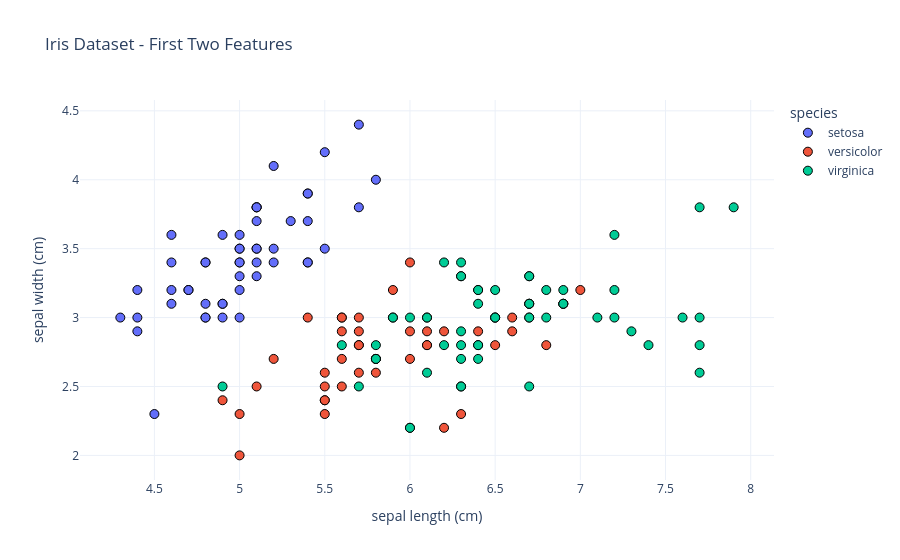

Notebook cell for this chart:
### Markdown cell above
Now that we’ve trained and evaluated a KNN classifier on the Iris dataset, let’s move from raw accuracy metrics to a more visual understanding. By plotting the first two features—**sepal length** and **sepal width**—we can observe how different iris species cluster, and how KNN relies on these dimensions for classification.

### Code cell
import pandas as pd
import plotly.express as px

iris_df = pd.DataFrame(X, columns=iris.feature_names)
iris_df["species"] = iris.target_names[y]

fig = px.scatter(iris_df, x=iris.feature_names[0], y=iris.feature_names[1], color="species",
                 title="Iris Dataset - First Two Features", template="plotly_white")
fig.update_traces(marker=dict(size=9, line=dict(width=1, color="black")))
fig.show()

### Figure 1 — Plotly figure (JSON) as saved in the notebook; plotly's stock layout.template omitted (floating-point values rounded to 4 significant figures)
{"data": [{"hovertemplate": "species=setosa<br>sepal length (cm)=%{x}<br>sepal width (cm)=%{y}<extra></extra>", "legendgroup": "setosa", "marker": {"color": "#636efa", "line": {"color": "black", "width": 1}, "size": 9, "symbol": "circle"}, "mode": "markers", "name": "setosa", "orientation": "v", "showlegend": true, "type": "scatter", "x": [5.1, 4.9, 4.7, 4.6, 5.0, 5.4, 4.6, 5.0, 4.4, 4.9, 5.4, 4.8, 4.8, 4.3, 5.8, 5.7, 5.4, 5.1, 5.7, 5.1, 5.4, 5.1, 4.6, 5.1, 4.8, 5.0, 5.0, 5.2, 5.2, 4.7, 4.8, 5.4, 5.2, 5.5, 4.9, 5.0, 5.5, 4.9, 4.4, 5.1, 5.0, 4.5, 4.4, 5.0, 5.1, 4.8, 5.1, 4.6, 5.3, 5.0], "xaxis": "x", "y": [3.5, 3.0, 3.2, 3.1, 3.6, 3.9, 3.4, 3.4, 2.9, 3.1, 3.7, 3.4, 3.0, 3.0, 4.0, 4.4, 3.9, 3.5, 3.8, 3.8, 3.4, 3.7, 3.6, 3.3, 3.4, 3.0, 3.4, 3.5, 3.4, 3.2, 3.1, 3.4, 4.1, 4.2, 3.1, 3.2, 3.5, 3.6, 3.0, 3.4, 3.5, 2.3, 3.2, 3.5, 3.8, 3.0, 3.8, 3.2, 3.7, 3.3], "yaxis": "y"}, {"hovertemplate": "species=versicolor<br>sepal length (cm)=%{x}<br>sepal width (cm)=%{y}<extra></extra>", "legendgroup": "versicolor", "marker": {"color": "#EF553B", "line": {"color": "black", "width": 1}, "size": 9, "symbol": "circle"}, "mode": "markers", "name": "versicolor", "orientation": "v", "showlegend": true, "type": "scatter", "x": [7.0, 6.4, 6.9, 5.5, 6.5, 5.7, 6.3, 4.9, 6.6, 5.2, 5.0, 5.9, 6.0, 6.1, 5.6, 6.7, 5.6, 5.8, 6.2, 5.6, 5.9, 6.1, 6.3, 6.1, 6.4, 6.6, 6.8, 6.7, 6.0, 5.7, 5.5, 5.5, 5.8, 6.0, 5.4, 6.0, 6.7, 6.3, 5.6, 5.5, 5.5, 6.1, 5.8, 5.0, 5.6, 5.7, 5.7, 6.2, 5.1, 5.7], "xaxis": "x", "y": [3.2, 3.2, 3.1, 2.3, 2.8, 2.8, 3.3, 2.4, 2.9, 2.7, 2.0, 3.0, 2.2, 2.9, 2.9, 3.1, 3.0, 2.7, 2.2, 2.5, 3.2, 2.8, 2.5, 2.8, 2.9, 3.0, 2.8, 3.0, 2.9, 2.6, 2.4, 2.4, 2.7, 2.7, 3.0, 3.4, 3.1, 2.3, 3.0, 2.5, 2.6, 3.0, 2.6, 2.3, 2.7, 3.0, 2.9, 2.9, 2.5, 2.8], "yaxis": "y"}, {"hovertemplate": "species=virginica<br>sepal length (cm)=%{x}<br>sepal width (cm)=%{y}<extra></extra>", "legendgroup": "virginica", "marker": {"color": "#00cc96", "line": {"color": "black", "width": 1}, "size": 9, "symbol": "circle"}, "mode": "markers", "name": "virginica", "orientation": "v", "showlegend": true, "type": "scatter", "x": [6.3, 5.8, 7.1, 6.3, 6.5, 7.6, 4.9, 7.3, 6.7, 7.2, 6.5, 6.4, 6.8, 5.7, 5.8, 6.4, 6.5, 7.7, 7.7, 6.0, 6.9, 5.6, 7.7, 6.3, 6.7, 7.2, 6.2, 6.1, 6.4, 7.2, 7.4, 7.9, 6.4, 6.3, 6.1, 7.7, 6.3, 6.4, 6.0, 6.9, 6.7, 6.9, 5.8, 6.8, 6.7, 6.7, 6.3, 6.5, 6.2, 5.9], "xaxis": "x", "y": [3.3, 2.7, 3.0, 2.9, 3.0, 3.0, 2.5, 2.9, 2.5, 3.6, 3.2, 2.7, 3.0, 2.5, 2.8, 3.2, 3.0, 3.8, 2.6, 2.2, 3.2, 2.8, 2.8, 2.7, 3.3, 3.2, 2.8, 3.0, 2.8, 3.0, 2.8, 3.8, 2.8, 2.8, 2.6, 3.0, 3.4, 3.1, 3.0, 3.1, 3.1, 3.1, 2.7, 3.2, 3.3, 3.0, 2.5, 3.0, 3.4, 3.0], "yaxis": "y"}], "layout": {"legend": {"title": {"text": "species"}, "tracegroupgap": 0}, "title": {"text": "Iris Dataset - First Two Features"}, "xaxis": {"anchor": "y", "domain": [0, 1], "title": {"text": "sepal length (cm)"}}, "yaxis": {"anchor": "x", "domain": [0, 1], "title": {"text": "sepal width (cm)"}}}}
